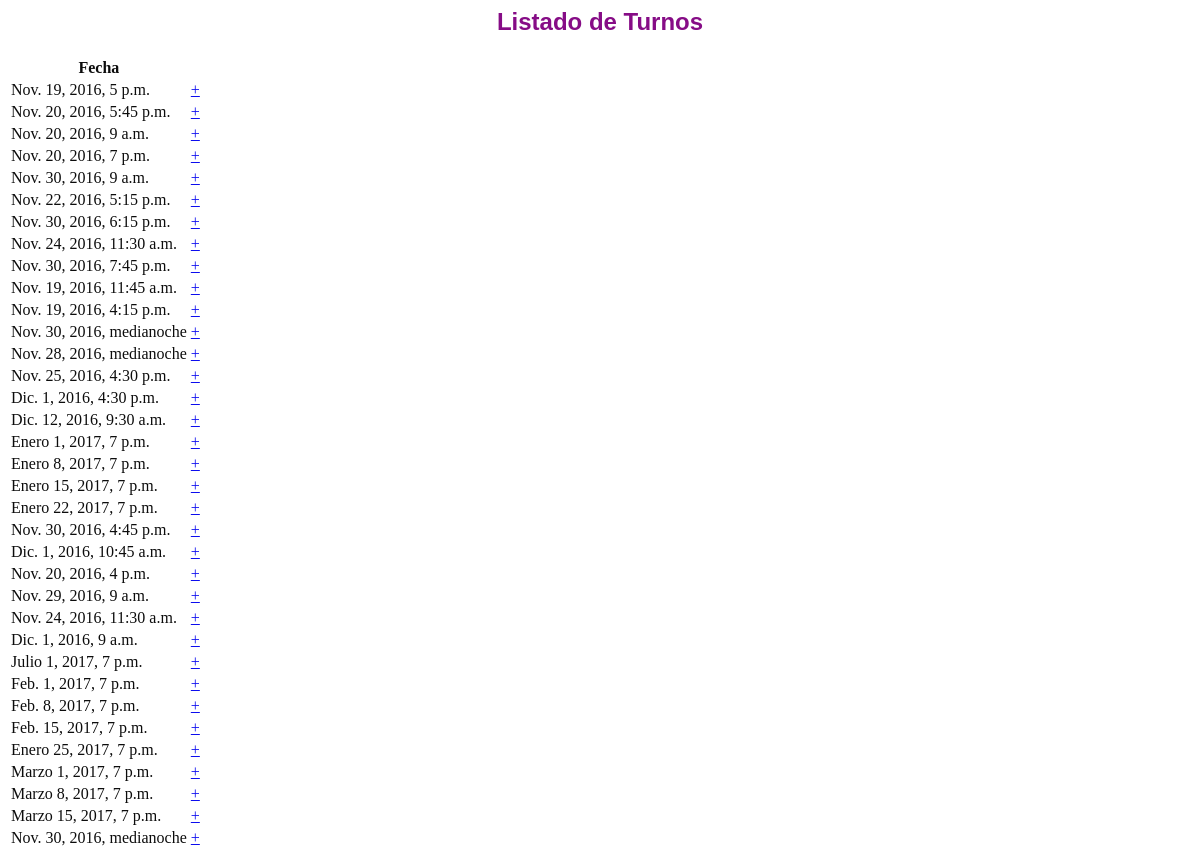
The app's page /turnos/listaTurnosFecha/, older data.
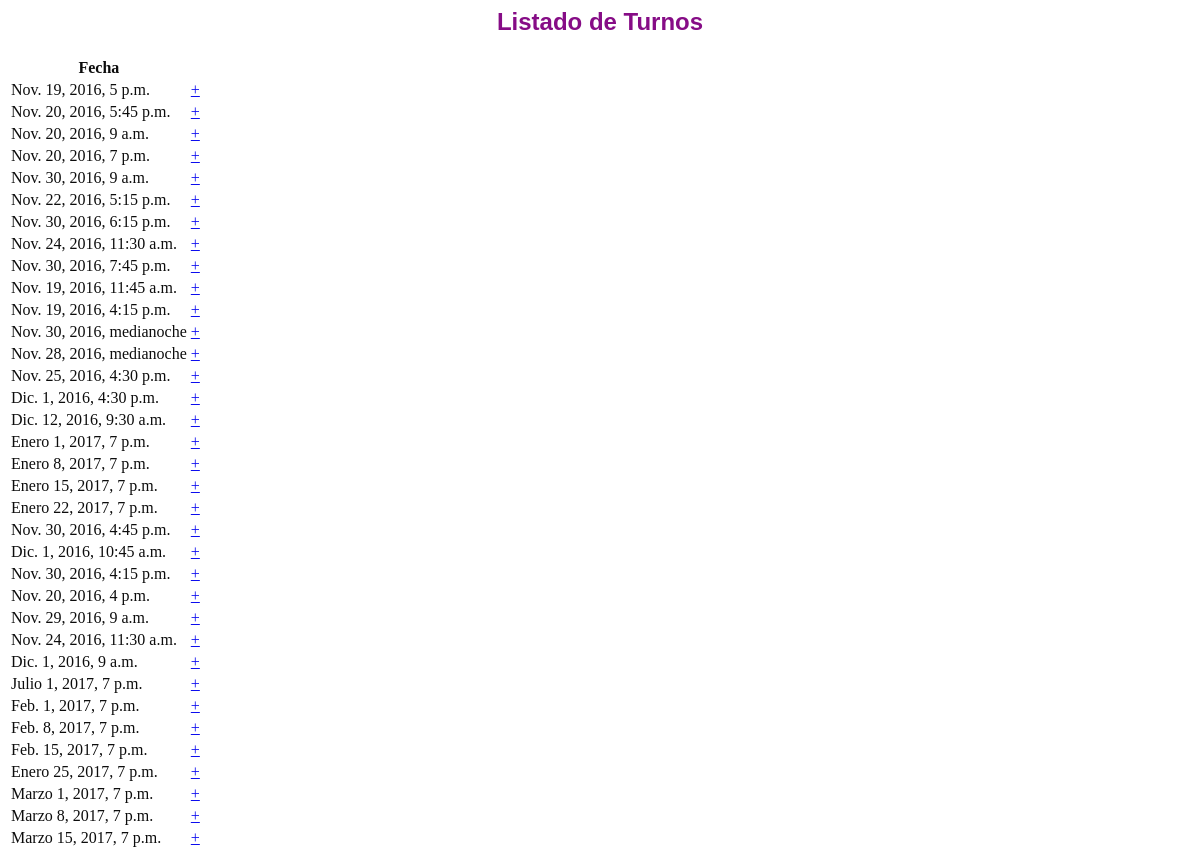
The same page, newer data.
### turnos/models.py (models this page shows, shortened)
class Turno(models.Model):
    CONFIRMADO = 2
    CANCELADO = 0
    SIN_CONFIRMAR = 1
    REALIZADO = 3
    ESTADOS = [
        (CANCELADO, "Cancelado"),
        (SIN_CONFIRMAR, "Sin Confirmar"),
        (CONFIRMADO, "Confirmado"),
        (REALIZADO, "Realizado")
    ]
    FILTROS = {
        "fechaI": ["fecha__date__gte"],
        "fechaF": ["fecha__date__lte"],
        "clienteN": [ "cliente__persona__nombre__icontains"],
        "clienteA": ["cliente__persona__apellido__icontains"],
        "empleadoN": ["empleado__persona__nombre__icontains"],
        "empleadoA": [ "empleado__persona__apellido__icontains"],
        "servicio": [ "servicios__nombre__icontains" ],
        "estado": {
            CANCELADO: Q(fecha_cancelacion__isnull = False),
            REALIZADO: Q(fecha_realizacion__isnull = False),
            CONFIRMADO: Q(fecha_confirmacion__isnull = False) & Q(fecha_realizacion__isnull = True) & Q(fecha_cancelacion__isnull = True),
            SIN_CONFIRMAR: Q(fecha_confirmacion__isnull = True) & Q(fecha_realizacion__isnull = True) & Q(fecha_cancelacion__isnull = True)
        }
    }
    fecha = models.DateTimeField()  # Fecha en la que se realizara el turno.
    fecha_creacion = models.DateTimeField(null=True, default=datetime.now)
    fecha_confirmacion = models.DateTimeField(null=True, blank=True)
    fecha_realizacion = models.DateTimeField(null=True, blank=True)
    fecha_cancelacion = models.DateTimeField(null=True, blank=True)
    servicios = models.ManyToManyField(ServicioBasico, blank=True, related_name="turnos")
    promociones = models.ManyToManyField(Promocion, blank=True, related_name="turnos")
    empleado = models.ForeignKey(Empleado)
    cliente = models.ForeignKey(Cliente)
    objects = TurnoManager()
    def estado(self):
        if self.fecha_realizacion is not None:
            return "Realizado"
        else:
            if self.fecha_cancelacion is not None :
                return "Cancelado"
            else:
                if self.fecha_confirmacion is not None:
                    return "Confirmado"
                else:
                    return "Sin Confirmar"

### turnos/views.py (the view)
def listaTurnosFecha(request):
    turnos = Turno.objects.all()
    return render(request, 'confirmarTurno/listaTurnosFecha.html', {'turnos': turnos})

### turnos/models.py (called while the page is built)
    def get_queryset(self):
        qs = super().get_queryset().annotate(servicio_modulos=Sum("servicios__duracion"))
        qs = qs.annotate(promocion_modulos=Sum("promociones__servicios__duracion"))
        return qs

### turnos/templates/confirmarTurno/listaTurnosFecha.html (shortened to what this page needs)
<div class="container background-white" style="opacity: 0.95;">
    <div class="row margin-vert-30">
        <div class="col-md-12">
            <h2><font color="Purple"><font face="arial"><center> Listado de Turnos </center></font></font></h2>
            <table class="table table-striped">
                <thread>
                    <tr>
                        <th>Fecha</th>
                    </tr>
                </thread>
                <tbody>
                    {% for turno in turnos %}
                    <tr>
                        <td>{{turno.fecha}}</td>
                        <td><a href="{% url 'confirmar_turno' turno.id %}" class="btn btn-default btn-sm" role="button" onclick="goto_link ('turnos/confirmar_turno/1/')">+</a></td>
                    </tr>
                    {% endfor %}
                </tbody>
            </table>
        </div>
    </div>
</div>

Row changes from the older to the newer data that the page shows:
removed Turno: fecha "Nov. 30, 2016, medianoche"
added Turno: fecha "Nov. 30, 2016, 4:15 p.m."
